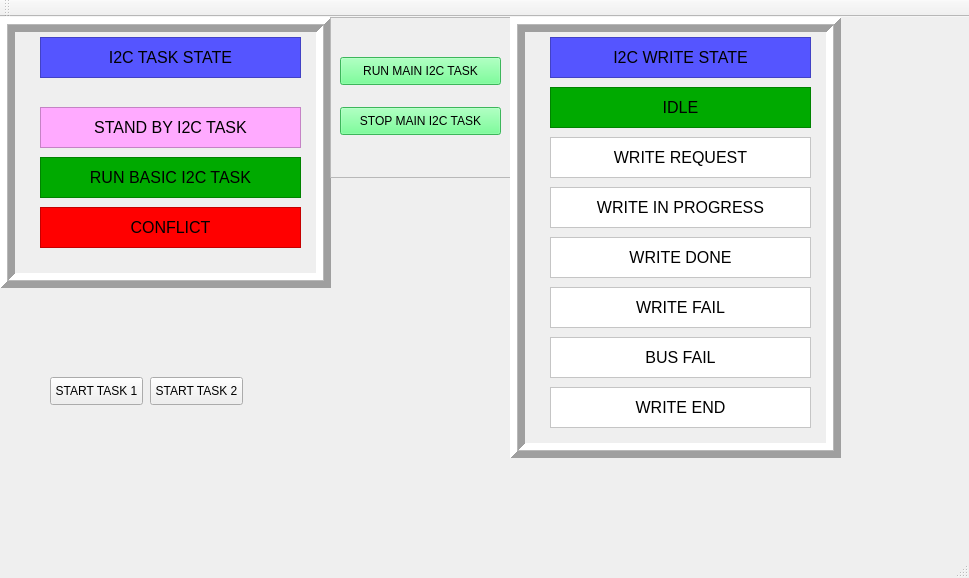
<?xml version="1.0" encoding="UTF-8"?>
<ui version="4.0">
 <class>MainWindow</class>
 <widget class="QMainWindow" name="MainWindow">
  <property name="geometry">
   <rect>
    <x>0</x>
    <y>0</y>
    <width>969</width>
    <height>578</height>
   </rect>
  </property>
  <property name="windowTitle">
   <string>I2C BUS ACCESS</string>
  </property>
  <widget class="QWidget" name="centralWidget">
   <widget class="QFrame" name="frm_I2CBusStatus">
    <property name="geometry">
     <rect>
      <x>0</x>
      <y>0</y>
      <width>331</width>
      <height>271</height>
     </rect>
    </property>
    <property name="frameShape">
     <enum>QFrame::Box</enum>
    </property>
    <property name="frameShadow">
     <enum>QFrame::Raised</enum>
    </property>
    <property name="lineWidth">
     <number>7</number>
    </property>
    <property name="midLineWidth">
     <number>1</number>
    </property>
    <widget class="QLabel" name="lbl_I2CStatus">
     <property name="geometry">
      <rect>
       <x>40</x>
       <y>20</y>
       <width>261</width>
       <height>41</height>
      </rect>
     </property>
     <property name="font">
      <font>
       <pointsize>12</pointsize>
      </font>
     </property>
     <property name="autoFillBackground">
      <bool>false</bool>
     </property>
     <property name="styleSheet">
      <string notr="true">color: rgb(0, 0, 0);
background-color: rgb(85, 85, 255);</string>
     </property>
     <property name="frameShape">
      <enum>QFrame::StyledPanel</enum>
     </property>
     <property name="lineWidth">
      <number>4</number>
     </property>
     <property name="text">
      <string>I2C TASK STATE</string>
     </property>
     <property name="alignment">
      <set>Qt::AlignCenter</set>
     </property>
    </widget>
    <widget class="QLabel" name="lbl_I2CStandBy">
     <property name="geometry">
      <rect>
       <x>40</x>
       <y>90</y>
       <width>261</width>
       <height>41</height>
      </rect>
     </property>
     <property name="font">
      <font>
       <pointsize>12</pointsize>
      </font>
     </property>
     <property name="autoFillBackground">
      <bool>false</bool>
     </property>
     <property name="styleSheet">
      <string notr="true">color: rgb(0, 0, 0);
background-color: rgb(255, 170, 255);</string>
     </property>
     <property name="frameShape">
      <enum>QFrame::StyledPanel</enum>
     </property>
     <property name="lineWidth">
      <number>4</number>
     </property>
     <property name="text">
      <string>STAND BY I2C TASK</string>
     </property>
     <property name="alignment">
      <set>Qt::AlignCenter</set>
     </property>
    </widget>
    <widget class="QLabel" name="lbl_I2CInUse">
     <property name="enabled">
      <bool>true</bool>
     </property>
     <property name="geometry">
      <rect>
       <x>40</x>
       <y>140</y>
       <width>261</width>
       <height>41</height>
      </rect>
     </property>
     <property name="font">
      <font>
       <pointsize>12</pointsize>
      </font>
     </property>
     <property name="autoFillBackground">
      <bool>false</bool>
     </property>
     <property name="styleSheet">
      <string notr="true">color: rgb(0, 0, 0);
background-color: rgb(0, 170, 0);</string>
     </property>
     <property name="frameShape">
      <enum>QFrame::StyledPanel</enum>
     </property>
     <property name="lineWidth">
      <number>4</number>
     </property>
     <property name="text">
      <string>RUN BASIC I2C TASK</string>
     </property>
     <property name="alignment">
      <set>Qt::AlignCenter</set>
     </property>
    </widget>
    <widget class="QLabel" name="lbl_I2CInConflict">
     <property name="enabled">
      <bool>true</bool>
     </property>
     <property name="geometry">
      <rect>
       <x>40</x>
       <y>190</y>
       <width>261</width>
       <height>41</height>
      </rect>
     </property>
     <property name="font">
      <font>
       <pointsize>12</pointsize>
      </font>
     </property>
     <property name="autoFillBackground">
      <bool>false</bool>
     </property>
     <property name="styleSheet">
      <string notr="true">color: rgb(0, 0, 0);
background-color: rgb(255, 0, 0);</string>
     </property>
     <property name="frameShape">
      <enum>QFrame::StyledPanel</enum>
     </property>
     <property name="lineWidth">
      <number>4</number>
     </property>
     <property name="text">
      <string>CONFLICT</string>
     </property>
     <property name="alignment">
      <set>Qt::AlignCenter</set>
     </property>
    </widget>
   </widget>
   <widget class="QFrame" name="frm_I2CSimButton">
    <property name="geometry">
     <rect>
      <x>330</x>
      <y>0</y>
      <width>181</width>
      <height>161</height>
     </rect>
    </property>
    <property name="frameShape">
     <enum>QFrame::StyledPanel</enum>
    </property>
    <property name="frameShadow">
     <enum>QFrame::Sunken</enum>
    </property>
    <property name="lineWidth">
     <number>4</number>
    </property>
    <widget class="QPushButton" name="btn_RunBus">
     <property name="geometry">
      <rect>
       <x>10</x>
       <y>40</y>
       <width>161</width>
       <height>28</height>
      </rect>
     </property>
     <property name="font">
      <font>
       <family>MS Sans Serif</family>
      </font>
     </property>
     <property name="styleSheet">
      <string notr="true">background-color: rgb(85, 255, 127);</string>
     </property>
     <property name="text">
      <string>RUN MAIN I2C TASK</string>
     </property>
     <property name="default">
      <bool>false</bool>
     </property>
     <property name="flat">
      <bool>false</bool>
     </property>
    </widget>
    <widget class="QPushButton" name="btn_StopBus">
     <property name="geometry">
      <rect>
       <x>10</x>
       <y>90</y>
       <width>161</width>
       <height>28</height>
      </rect>
     </property>
     <property name="font">
      <font>
       <family>MS Sans Serif</family>
      </font>
     </property>
     <property name="styleSheet">
      <string notr="true">background-color: rgb(85, 255, 127);</string>
     </property>
     <property name="text">
      <string>STOP MAIN I2C TASK</string>
     </property>
     <property name="default">
      <bool>false</bool>
     </property>
     <property name="flat">
      <bool>false</bool>
     </property>
    </widget>
   </widget>
   <widget class="QFrame" name="frm_I2CWriteStatus">
    <property name="geometry">
     <rect>
      <x>510</x>
      <y>0</y>
      <width>331</width>
      <height>441</height>
     </rect>
    </property>
    <property name="frameShape">
     <enum>QFrame::Box</enum>
    </property>
    <property name="frameShadow">
     <enum>QFrame::Raised</enum>
    </property>
    <property name="lineWidth">
     <number>7</number>
    </property>
    <property name="midLineWidth">
     <number>1</number>
    </property>
    <widget class="QLabel" name="lbl_I2CSWriteStatus">
     <property name="geometry">
      <rect>
       <x>40</x>
       <y>20</y>
       <width>261</width>
       <height>41</height>
      </rect>
     </property>
     <property name="font">
      <font>
       <pointsize>12</pointsize>
      </font>
     </property>
     <property name="autoFillBackground">
      <bool>false</bool>
     </property>
     <property name="styleSheet">
      <string notr="true">color: rgb(0, 0, 0);
background-color: rgb(85, 85, 255);</string>
     </property>
     <property name="frameShape">
      <enum>QFrame::StyledPanel</enum>
     </property>
     <property name="lineWidth">
      <number>4</number>
     </property>
     <property name="text">
      <string>I2C WRITE STATE</string>
     </property>
     <property name="alignment">
      <set>Qt::AlignCenter</set>
     </property>
    </widget>
    <widget class="QLabel" name="lbl_I2CWriteIdle">
     <property name="enabled">
      <bool>true</bool>
     </property>
     <property name="geometry">
      <rect>
       <x>40</x>
       <y>70</y>
       <width>261</width>
       <height>41</height>
      </rect>
     </property>
     <property name="font">
      <font>
       <pointsize>12</pointsize>
      </font>
     </property>
     <property name="autoFillBackground">
      <bool>false</bool>
     </property>
     <property name="styleSheet">
      <string notr="true">color: rgb(0, 0, 0);
background-color: rgb(0, 170, 0);</string>
     </property>
     <property name="frameShape">
      <enum>QFrame::StyledPanel</enum>
     </property>
     <property name="lineWidth">
      <number>4</number>
     </property>
     <property name="text">
      <string>IDLE</string>
     </property>
     <property name="alignment">
      <set>Qt::AlignCenter</set>
     </property>
    </widget>
    <widget class="QLabel" name="lbl_I2CWriteRequest">
     <property name="enabled">
      <bool>true</bool>
     </property>
     <property name="geometry">
      <rect>
       <x>40</x>
       <y>120</y>
       <width>261</width>
       <height>41</height>
      </rect>
     </property>
     <property name="font">
      <font>
       <pointsize>12</pointsize>
      </font>
     </property>
     <property name="autoFillBackground">
      <bool>false</bool>
     </property>
     <property name="styleSheet">
      <string notr="true">color: rgb(0, 0, 0);
background-color: rgb(255,255,255);</string>
     </property>
     <property name="frameShape">
      <enum>QFrame::StyledPanel</enum>
     </property>
     <property name="lineWidth">
      <number>4</number>
     </property>
     <property name="text">
      <string>WRITE REQUEST</string>
     </property>
     <property name="alignment">
      <set>Qt::AlignCenter</set>
     </property>
    </widget>
    <widget class="QLabel" name="lbl_I2CWriteInProgress">
     <property name="enabled">
      <bool>true</bool>
     </property>
     <property name="geometry">
      <rect>
       <x>40</x>
       <y>170</y>
       <width>261</width>
       <height>41</height>
      </rect>
     </property>
     <property name="font">
      <font>
       <pointsize>12</pointsize>
      </font>
     </property>
     <property name="autoFillBackground">
      <bool>false</bool>
     </property>
     <property name="styleSheet">
      <string notr="true">color: rgb(0, 0, 0);
background-color: rgb(255,255,255);</string>
     </property>
     <property name="frameShape">
      <enum>QFrame::StyledPanel</enum>
     </property>
     <property name="lineWidth">
      <number>4</number>
     </property>
     <property name="text">
      <string>WRITE IN PROGRESS</string>
     </property>
     <property name="alignment">
      <set>Qt::AlignCenter</set>
     </property>
    </widget>
    <widget class="QLabel" name="lbl_I2CWriteDone">
     <property name="enabled">
      <bool>true</bool>
     </property>
     <property name="geometry">
      <rect>
       <x>40</x>
       <y>220</y>
       <width>261</width>
       <height>41</height>
      </rect>
     </property>
     <property name="font">
      <font>
       <pointsize>12</pointsize>
      </font>
     </property>
     <property name="autoFillBackground">
      <bool>false</bool>
     </property>
     <property name="styleSheet">
      <string notr="true">color: rgb(0, 0, 0);
background-color: rgb(255,255,255);</string>
     </property>
     <property name="frameShape">
      <enum>QFrame::StyledPanel</enum>
     </property>
     <property name="lineWidth">
      <number>4</number>
     </property>
     <property name="text">
      <string>WRITE DONE</string>
     </property>
     <property name="alignment">
      <set>Qt::AlignCenter</set>
     </property>
    </widget>
    <widget class="QLabel" name="lbl_I2CWriteFail">
     <property name="enabled">
      <bool>true</bool>
     </property>
     <property name="geometry">
      <rect>
       <x>40</x>
       <y>270</y>
       <width>261</width>
       <height>41</height>
      </rect>
     </property>
     <property name="font">
      <font>
       <pointsize>12</pointsize>
      </font>
     </property>
     <property name="autoFillBackground">
      <bool>false</bool>
     </property>
     <property name="styleSheet">
      <string notr="true">color: rgb(0, 0, 0);
background-color: rgb(255,255,255);</string>
     </property>
     <property name="frameShape">
      <enum>QFrame::StyledPanel</enum>
     </property>
     <property name="lineWidth">
      <number>4</number>
     </property>
     <property name="text">
      <string>WRITE FAIL</string>
     </property>
     <property name="alignment">
      <set>Qt::AlignCenter</set>
     </property>
    </widget>
    <widget class="QLabel" name="lbl_I2CWriteBusFail">
     <property name="enabled">
      <bool>true</bool>
     </property>
     <property name="geometry">
      <rect>
       <x>40</x>
       <y>320</y>
       <width>261</width>
       <height>41</height>
      </rect>
     </property>
     <property name="font">
      <font>
       <pointsize>12</pointsize>
      </font>
     </property>
     <property name="autoFillBackground">
      <bool>false</bool>
     </property>
     <property name="styleSheet">
      <string notr="true">color: rgb(0, 0, 0);
background-color: rgb(255,255,255);</string>
     </property>
     <property name="frameShape">
      <enum>QFrame::StyledPanel</enum>
     </property>
     <property name="lineWidth">
      <number>4</number>
     </property>
     <property name="text">
      <string>BUS FAIL</string>
     </property>
     <property name="alignment">
      <set>Qt::AlignCenter</set>
     </property>
    </widget>
    <widget class="QLabel" name="lbl_I2CWriteEnd">
     <property name="enabled">
      <bool>true</bool>
     </property>
     <property name="geometry">
      <rect>
       <x>40</x>
       <y>370</y>
       <width>261</width>
       <height>41</height>
      </rect>
     </property>
     <property name="font">
      <font>
       <pointsize>12</pointsize>
      </font>
     </property>
     <property name="autoFillBackground">
      <bool>false</bool>
     </property>
     <property name="styleSheet">
      <string notr="true">color: rgb(0, 0, 0);
background-color: rgb(255,255,255);</string>
     </property>
     <property name="frameShape">
      <enum>QFrame::StyledPanel</enum>
     </property>
     <property name="lineWidth">
      <number>4</number>
     </property>
     <property name="text">
      <string>WRITE END</string>
     </property>
     <property name="alignment">
      <set>Qt::AlignCenter</set>
     </property>
    </widget>
   </widget>
   <widget class="QPushButton" name="btn_StartTask_1">
    <property name="geometry">
     <rect>
      <x>50</x>
      <y>360</y>
      <width>93</width>
      <height>28</height>
     </rect>
    </property>
    <property name="text">
     <string>START TASK 1</string>
    </property>
   </widget>
   <widget class="QPushButton" name="btn_StartTask_2">
    <property name="geometry">
     <rect>
      <x>150</x>
      <y>360</y>
      <width>93</width>
      <height>28</height>
     </rect>
    </property>
    <property name="text">
     <string>START TASK 2</string>
    </property>
   </widget>
  </widget>
  <widget class="QMenuBar" name="menuBar">
   <property name="geometry">
    <rect>
     <x>0</x>
     <y>0</y>
     <width>969</width>
     <height>26</height>
    </rect>
   </property>
  </widget>
  <widget class="QToolBar" name="mainToolBar">
   <attribute name="toolBarArea">
    <enum>TopToolBarArea</enum>
   </attribute>
   <attribute name="toolBarBreak">
    <bool>false</bool>
   </attribute>
  </widget>
  <widget class="QStatusBar" name="statusBar"/>
 </widget>
 <layoutdefault spacing="6" margin="11"/>
 <resources/>
 <connections/>
</ui>
